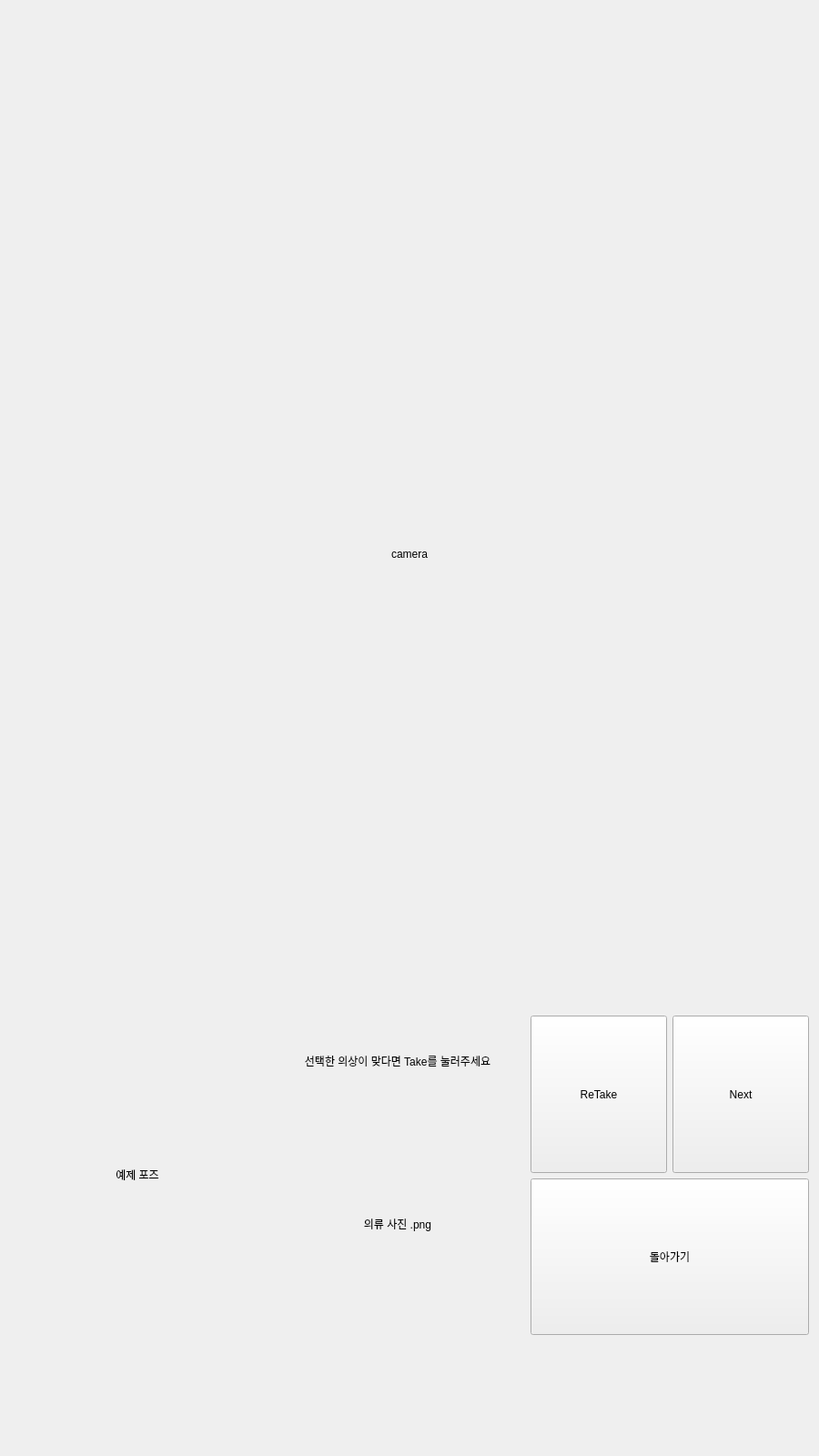
<?xml version="1.0" encoding="UTF-8"?>
<ui version="4.0">
 <class>Forth_Window</class>
 <widget class="QWidget" name="Forth_Window">
  <property name="geometry">
   <rect>
    <x>0</x>
    <y>0</y>
    <width>900</width>
    <height>1600</height>
   </rect>
  </property>
  <property name="minimumSize">
   <size>
    <width>900</width>
    <height>1600</height>
   </size>
  </property>
  <property name="maximumSize">
   <size>
    <width>900</width>
    <height>1600</height>
   </size>
  </property>
  <property name="windowTitle">
   <string>Form</string>
  </property>
  <layout class="QGridLayout" name="gridLayout_7">
   <item row="0" column="0" colspan="3">
    <layout class="QGridLayout" name="gridLayout">
     <item row="0" column="0">
      <widget class="QLabel" name="count">
       <property name="minimumSize">
        <size>
         <width>0</width>
         <height>70</height>
        </size>
       </property>
       <property name="maximumSize">
        <size>
         <width>16777215</width>
         <height>70</height>
        </size>
       </property>
       <property name="font">
        <font>
         <pointsize>30</pointsize>
         <italic>false</italic>
         <bold>true</bold>
         <underline>false</underline>
        </font>
       </property>
       <property name="text">
        <string/>
       </property>
       <property name="alignment">
        <set>Qt::AlignCenter</set>
       </property>
      </widget>
     </item>
    </layout>
   </item>
   <item row="1" column="0" colspan="3">
    <layout class="QGridLayout" name="gridLayout_3">
     <item row="0" column="0">
      <widget class="QLabel" name="camera">
       <property name="minimumSize">
        <size>
         <width>720</width>
         <height>960</height>
        </size>
       </property>
       <property name="maximumSize">
        <size>
         <width>720</width>
         <height>960</height>
        </size>
       </property>
       <property name="text">
        <string>camera</string>
       </property>
       <property name="alignment">
        <set>Qt::AlignCenter</set>
       </property>
      </widget>
     </item>
    </layout>
   </item>
   <item row="2" column="0">
    <layout class="QGridLayout" name="gridLayout_4">
     <item row="0" column="0">
      <widget class="QLabel" name="label_3">
       <property name="minimumSize">
        <size>
         <width>280</width>
         <height>350</height>
        </size>
       </property>
       <property name="maximumSize">
        <size>
         <width>280</width>
         <height>350</height>
        </size>
       </property>
       <property name="text">
        <string>예제 포즈</string>
       </property>
       <property name="alignment">
        <set>Qt::AlignCenter</set>
       </property>
      </widget>
     </item>
    </layout>
   </item>
   <item row="2" column="1">
    <layout class="QGridLayout" name="gridLayout_5">
     <item row="0" column="0">
      <widget class="QLabel" name="label_4">
       <property name="minimumSize">
        <size>
         <width>280</width>
         <height>100</height>
        </size>
       </property>
       <property name="maximumSize">
        <size>
         <width>280</width>
         <height>100</height>
        </size>
       </property>
       <property name="text">
        <string>선택한 의상이 맞다면 Take를 눌러주세요</string>
       </property>
       <property name="alignment">
        <set>Qt::AlignCenter</set>
       </property>
       <property name="wordWrap">
        <bool>true</bool>
       </property>
      </widget>
     </item>
     <item row="1" column="0">
      <widget class="QLabel" name="cloth">
       <property name="minimumSize">
        <size>
         <width>280</width>
         <height>245</height>
        </size>
       </property>
       <property name="maximumSize">
        <size>
         <width>280</width>
         <height>245</height>
        </size>
       </property>
       <property name="text">
        <string>의류 사진 .png</string>
       </property>
       <property name="alignment">
        <set>Qt::AlignCenter</set>
       </property>
      </widget>
     </item>
    </layout>
   </item>
   <item row="2" column="2">
    <layout class="QGridLayout" name="gridLayout_6">
     <item row="2" column="0">
      <widget class="QPushButton" name="back">
       <property name="sizePolicy">
        <sizepolicy hsizetype="Minimum" vsizetype="Preferred">
         <horstretch>0</horstretch>
         <verstretch>0</verstretch>
        </sizepolicy>
       </property>
       <property name="text">
        <string>돌아가기</string>
       </property>
      </widget>
     </item>
     <item row="1" column="0">
      <layout class="QHBoxLayout" name="horizontalLayout">
       <item>
        <widget class="QPushButton" name="retake">
         <property name="sizePolicy">
          <sizepolicy hsizetype="Minimum" vsizetype="Preferred">
           <horstretch>0</horstretch>
           <verstretch>0</verstretch>
          </sizepolicy>
         </property>
         <property name="text">
          <string>ReTake</string>
         </property>
        </widget>
       </item>
       <item>
        <widget class="QPushButton" name="go_next">
         <property name="sizePolicy">
          <sizepolicy hsizetype="Minimum" vsizetype="Preferred">
           <horstretch>0</horstretch>
           <verstretch>0</verstretch>
          </sizepolicy>
         </property>
         <property name="text">
          <string>Next</string>
         </property>
        </widget>
       </item>
      </layout>
     </item>
    </layout>
   </item>
   <item row="3" column="0" colspan="3">
    <layout class="QGridLayout" name="gridLayout_2">
     <item row="0" column="0">
      <widget class="QLabel" name="label_2">
       <property name="minimumSize">
        <size>
         <width>0</width>
         <height>70</height>
        </size>
       </property>
       <property name="maximumSize">
        <size>
         <width>16777215</width>
         <height>70</height>
        </size>
       </property>
       <property name="text">
        <string/>
       </property>
       <property name="pixmap">
        <pixmap>../../Downloads/배경이미지.png</pixmap>
       </property>
       <property name="alignment">
        <set>Qt::AlignCenter</set>
       </property>
      </widget>
     </item>
    </layout>
   </item>
  </layout>
 </widget>
 <resources/>
 <connections/>
</ui>
